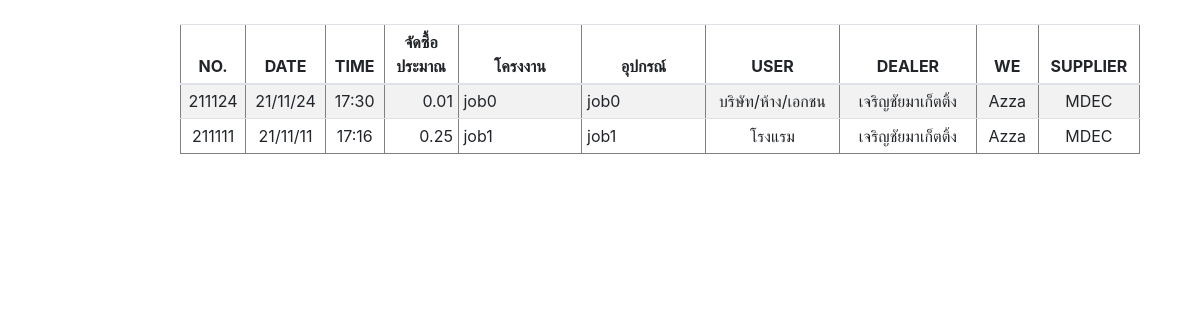
/customer/customer_look_up.php, run on an earlier commit of the app's database.
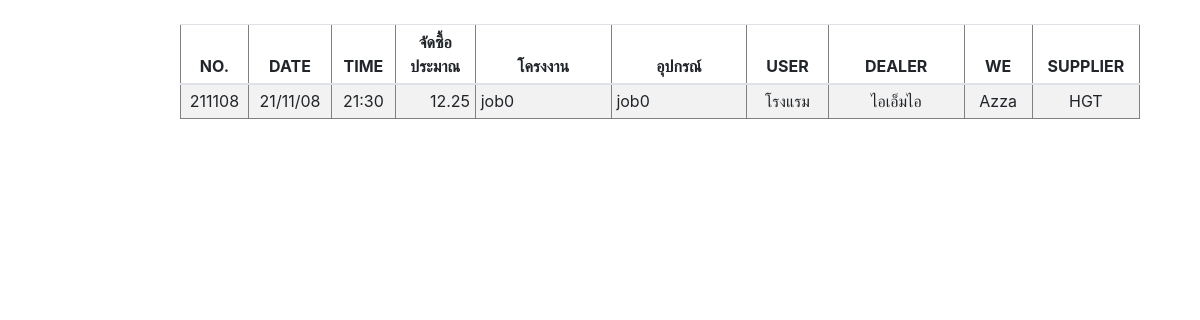
And on a later commit of the database.
### tables this page shows
CREATE TABLE `customer` (
  `REF_NO` varchar(255) NOT NULL,
  `CUSTOMER_ID` int(10) NOT NULL,
  `CREATE_DATE` varchar(255) NOT NULL,
  `TIME` varchar(255) NOT NULL,
  `AMOUNT` float NOT NULL,
  `PROJECT` varchar(255) NOT NULL,
  `EQUIPMENT` varchar(255) NOT NULL,
  `USER` varchar(255) NOT NULL,
  `UNIT` varchar(255) DEFAULT NULL,
  `BRANDNAME` varchar(255) NOT NULL,
  `SERIES` varchar(255) NOT NULL,
  `LOGO` varchar(255) DEFAULT NULL,
  `PROVINCE` varchar(255) NOT NULL,
  `DISTRICT` varchar(255) NOT NULL,
  `SUBDISTRICT` varchar(255) NOT NULL,
  `ZIPCODE` varchar(5) NOT NULL,
  `CONTACT` varchar(255) NOT NULL,
  `DEPARTMENT` varchar(255) NOT NULL,
  `NAME` varchar(255) NOT NULL,
  `PHONE` varchar(10) NOT NULL,
  `EMAIL` varchar(255) NOT NULL,
  `DEALER` varchar(255) NOT NULL,
  `WE` varchar(255) NOT NULL DEFAULT 'Azza',
  `SUPPLIER` varchar(255) NOT NULL
);

### customer/customer_look_up.php (the view, shortened to what this page needs)
<?php
$conn=new Databases;
$conn = $conn->__construct();
$JOB = $_POST['SEARCH_JOB'];
$query = "SELECT * FROM customer WHERE CUSTOMER_ID LIKE '%$JOB%' OR REF_NO LIKE '%$JOB%'";
$result = mysqli_query($conn, $query);
?>
<!DOCTYPE html PUBLIC "-//W3C//DTD XHTML 1.0 Transitional//EN" "http://www.w3.org/TR/xhtml1/DTD/xhtml1-transitional.dtd">
<html xmlns="http://www.w3.org/1999/xhtml">
<head>
<link rel="stylesheet" href="https://cdn.jsdelivr.net/npm/bootstrap@4.6.0/dist/css/bootstrap.min.css">
    <link href="https://unpkg.com/gijgo@1.9.13/css/gijgo.min.css" rel="stylesheet" type="text/css" />
</head>
<body>
<br>
<table border='1' style="width:80%;margin-left:15%" class="table table-striped table-sm">
  <thead align="center">
    <tr>
      <th>NO.</th>
      <th>DATE</th>
      <th>TIME</th>
      <th>จัดซื้อประมาณ</th>
      <th>โครงงาน</th>
      <th>อุปกรณ์</th>
      <th>USER</th>
      <th>DEALER</th>
      <th>WE</th>
      <th>SUPPLIER</th>
    </tr>
  </thead>
  <tbody>
      <?php
		while($row = mysqli_fetch_array($result))
		{$idx=0;
		?>
		<tr id=<?php echo $row["CUSTOMER_ID"] ;?>>
    	<td width="2%" align="center"><nobr><?php echo $row[$idx]; ?></nobr></td>
    	<td width="3%" align="center"><nobr><?php echo $row["CREATE_DATE"]; ?></nobr></td>
    	<td width="3%" align="center"><nobr><?php echo $row["TIME"]; ?></nobr></td>
    	<td width="5%" align="right"><nobr><?php echo number_format($row["AMOUNT"],2); ?></nobr></td>
    	<td width="10%" align="left"><nobr><?php echo $row["PROJECT"]; ?></nobr></td>
        <td width="10%" align="left"><nobr><?php echo $row["EQUIPMENT"]; ?></nobr></td>
        <td width="6%" align="center"><nobr><?php echo $row["USER"]; ?></nobr></td>
        <td width="10%" align="center"><nobr><?php echo $row["DEALER"]; ?></nobr></td>
        <td width="5%" align="center"><nobr><?php echo $row["WE"]; ?></nobr></td>
        <td width="5%" align="center"><nobr><?php echo $row["SUPPLIER"]; ?></nobr></td>
		</tr>
		<?php
	}
?>
   </tbody>
</table>
</body>
</body>
</html>

What changed in the data, as far as the page shows it:
removed customer: REF_NO "211111", CREATE_DATE "21/11/11", TIME "17:16", AMOUNT "0.25", PROJECT "job1", EQUIPMENT "job1", USER "โรงแรม", DEALER "เจริญชัยมาเก็ตติ้ง", WE "Azza", SUPPLIER "MDEC"
changed customer "job0": REF_NO "211124" → "211108"; CREATE_DATE "21/11/24" → "21/11/08"; TIME "17:30" → "21:30"; AMOUNT "0.01" → "12.25"; USER "บริษัท/ห้าง/เอกชน" → "โรงแรม"; DEALER "เจริญชัยมาเก็ตติ้ง" → "ไอเอ็มไอ"; SUPPLIER "MDEC" → "HGT"
